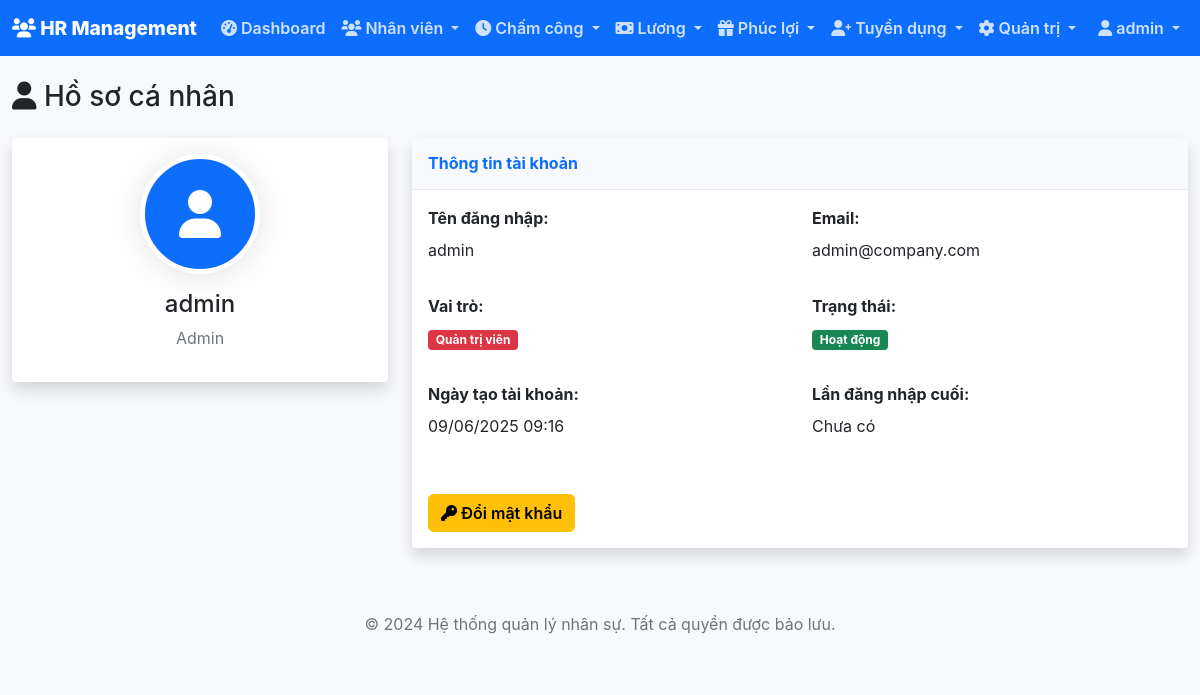
Screenshot of /profile (signed in) with the database file from the repository.
### app/models/user.py (models this page shows, shortened)
class User(UserMixin, db.Model):
    __tablename__ = 'users'
    id = db.Column(db.Integer, primary_key=True)
    username = db.Column(db.String(80), unique=True, nullable=False)
    email = db.Column(db.String(120), unique=True, nullable=False)
    password_hash = db.Column(db.String(255), nullable=False)
    role = db.Column(db.String(20), nullable=False, default='employee')  # admin, hr, leader, employee
    is_active = db.Column(db.Boolean, default=True)
    created_at = db.Column(db.DateTime, default=datetime.utcnow)
    last_login = db.Column(db.DateTime)
    employee = db.relationship('Employee', backref='user', uselist=False, cascade='all, delete-orphan')
    def has_permission(self, permission):
        permissions = {
            'admin': ['all'],
            'hr': ['employee_management', 'payroll', 'benefits', 'recruitment'],
            'leader': ['team_management', 'attendance_view'],
            'employee': ['self_view', 'attendance_self']
        }
        user_permissions = permissions.get(self.role, [])
        return permission in user_permissions or 'all' in user_permissions

### app/routes/main.py (the view)
@bp.route('/profile')
@login_required
def profile():
    return render_template('profile.html', user=current_user)

### app/models/user.py (called while the page is built)
@login_manager.user_loader
def load_user(user_id):
    return User.query.get(int(user_id))

### app/templates/profile.html (shortened to what this page needs)
{% extends "base.html" %}
{% block content %}
<div class="row">
    <div class="col-12">
        <h1 class="h3 mb-4">
            <i class="fas fa-user"></i> Hồ sơ cá nhân
        </h1>
    </div>
</div>
<div class="row">
    <div class="col-lg-4">
        <div class="card shadow">
            <div class="card-body text-center">
                {% if user.employee and user.employee.avatar %}
                    <img src="{{ url_for('static', filename=user.employee.avatar) }}" class="profile-avatar mb-3" alt="Avatar">
                {% else %}
                    <div class="profile-avatar mx-auto mb-3 bg-primary d-flex align-items-center justify-content-center">
                        <i class="fas fa-user fa-3x text-white"></i>
                    </div>
                {% endif %}
                <h4>{{ user.username }}</h4>
                <p class="text-muted">{{ user.role|title }}</p>
            </div>
        </div>
    </div>
    <div class="col-lg-8">
        <div class="card shadow">
            <div class="card-header py-3">
                <h6 class="m-0 fw-bold text-primary">Thông tin tài khoản</h6>
            </div>
            <div class="card-body">
                <div class="row">
                    <div class="col-md-6 mb-3">
                        <label class="form-label fw-bold">Tên đăng nhập:</label>
                        <p>{{ user.username }}</p>
                    </div>
                    <div class="col-md-6 mb-3">
                        <label class="form-label fw-bold">Email:</label>
                        <p>{{ user.email }}</p>
                    </div>
                    <div class="col-md-6 mb-3">
                        <label class="form-label fw-bold">Vai trò:</label>
                        <p>
                            {% if user.role == 'admin' %}
                                <span class="badge bg-danger">Quản trị viên</span>
                            {% elif user.role == 'hr' %}
                                <span class="badge bg-warning">Nhân sự</span>
                            {% elif user.role == 'leader' %}
                                <span class="badge bg-info">Trưởng nhóm</span>
                            {% else %}
                                <span class="badge bg-primary">Nhân viên</span>
                            {% endif %}
                        </p>
                    </div>
                    <div class="col-md-6 mb-3">
                        <label class="form-label fw-bold">Trạng thái:</label>
                        <p>
                            {% if user.is_active %}
                                <span class="badge bg-success">Hoạt động</span>
                            {% else %}
                                <span class="badge bg-secondary">Không hoạt động</span>
                            {% endif %}
                        </p>
                    </div>
                    <div class="col-md-6 mb-3">
                        <label class="form-label fw-bold">Ngày tạo tài khoản:</label>
                        <p>{{ user.created_at.strftime('%d/%m/%Y %H:%M') }}</p>
                    </div>
                    <div class="col-md-6 mb-3">
                        <label class="form-label fw-bold">Lần đăng nhập cuối:</label>
                        <p>
                            {% if user.last_login %}
                                {{ user.last_login.strftime('%d/%m/%Y %H:%M') }}
                            {% else %}
                                Chưa có
                            {% endif %}
                        </p>
                    </div>
                </div>
                <div class="mt-4">
                    <a href="{{ url_for('auth.change_password') }}" class="btn btn-warning">
                        <i class="fas fa-key"></i> Đổi mật khẩu
                    </a>
                </div>
            </div>
        </div>
    </div>
</div>
{% endblock %}

### app/templates/base.html (shortened to what this page needs)
<!DOCTYPE html>
<html lang="vi">
<head>
    <link href="https://cdn.jsdelivr.net/npm/bootstrap@5.1.3/dist/css/bootstrap.min.css" rel="stylesheet">
    <link href="https://cdnjs.cloudflare.com/ajax/libs/font-awesome/6.0.0/css/all.min.css" rel="stylesheet">
    <link href="{{ url_for('static', filename='css/style.css') }}" rel="stylesheet">
</head>
<body>
    {% if current_user.is_authenticated %}
    <nav class="navbar navbar-expand-lg navbar-dark bg-primary">
        <div class="container-fluid">
            <a class="navbar-brand" href="{{ url_for('main.dashboard') }}">
                <i class="fas fa-users"></i> HR Management
            </a>
            <div class="collapse navbar-collapse" id="navbarNav">
                <ul class="navbar-nav me-auto">
                    <li class="nav-item">
                        <a class="nav-link" href="{{ url_for('main.dashboard') }}">
                            <i class="fas fa-tachometer-alt"></i> Dashboard
                        </a>
                    </li>
                    {% if current_user.has_permission('employee_management') or current_user.has_permission('all') %}
                    <li class="nav-item dropdown">
                        <a class="nav-link dropdown-toggle" href="#" id="employeeDropdown" role="button" data-bs-toggle="dropdown">
                            <i class="fas fa-users"></i> Nhân viên
                        </a>
                    </li>
                    {% endif %}
                    <li class="nav-item dropdown">
                        <a class="nav-link dropdown-toggle" href="#" id="attendanceDropdown" role="button" data-bs-toggle="dropdown">
                            <i class="fas fa-clock"></i> Chấm công
                        </a>
                    </li>
                    <li class="nav-item dropdown">
                        <a class="nav-link dropdown-toggle" href="#" id="payrollDropdown" role="button" data-bs-toggle="dropdown">
                            <i class="fas fa-money-bill"></i> Lương
                        </a>
                    </li>
                    <li class="nav-item dropdown">
                        <a class="nav-link dropdown-toggle" href="#" id="benefitsDropdown" role="button" data-bs-toggle="dropdown">
                            <i class="fas fa-gift"></i> Phúc lợi
                        </a>
                    </li>
                    {% if current_user.has_permission('recruitment') or current_user.has_permission('all') %}
                    <li class="nav-item dropdown">
                        <a class="nav-link dropdown-toggle" href="#" id="recruitmentDropdown" role="button" data-bs-toggle="dropdown">
                            <i class="fas fa-user-plus"></i> Tuyển dụng
                        </a>
                    </li>
                    {% endif %}
                    {% if current_user.has_permission('all') or current_user.has_role('hr') %}
                    <li class="nav-item dropdown">
                        <a class="nav-link dropdown-toggle" href="#" id="adminDropdown" role="button" data-bs-toggle="dropdown">
                            <i class="fas fa-cog"></i> Quản trị
                        </a>
                    </li>
                    {% endif %}
                </ul>
                <ul class="navbar-nav">
                    <li class="nav-item dropdown">
                        <a class="nav-link dropdown-toggle" href="#" id="userDropdown" role="button" data-bs-toggle="dropdown">
                            <i class="fas fa-user"></i> {{ current_user.username }}
                        </a>
                    </li>
                </ul>
            </div>
        </div>
    </nav>
    {% endif %}
    <main class="container-fluid mt-4">
        {% block content %}{% endblock %}
    </main>
    <footer class="bg-light text-center text-muted py-3 mt-5">
        <div class="container">
            <p>&copy; 2024 Hệ thống quản lý nhân sự. Tất cả quyền được bảo lưu.</p>
        </div>
    </footer>
</body>
</html>

### app/static/css/style.css (style rules this page uses)
:root { --primary-color: #4e73df; --secondary-color: #858796; --success-color: #1cc88a; --info-color: #36b9cc; --warning-color: #f6c23e; --danger-color: #e74a3b; --light-color: #f8f9fc; --dark-color: #5a5c69; }
body { font-family: 'Nunito', -apple-system, BlinkMacSystemFont, 'Segoe UI', 'Roboto', 'Helvetica Neue', Arial, sans-serif; background-color: var(--light-color); }
.navbar-brand { font-weight: 800; font-size: 1.2rem; }
.navbar-nav .nav-link { font-weight: 600; color: rgba(255, 255, 255, 0.8) !important; }
.card { border: none; box-shadow: 0 0.15rem 1.75rem 0 rgba(58, 59, 69, 0.15); }
.card-header { background-color: var(--light-color); border-bottom: 1px solid #e3e6f0; }
.btn { font-weight: 600; border-radius: 0.35rem; }
.profile-avatar { width: 120px; height: 120px; border-radius: 50%; border: 5px solid white; box-shadow: 0 0.15rem 1.75rem 0 rgba(58, 59, 69, 0.15); }

### rows the page displays
User: username "admin", role "Admin", email "admin@company.com", created_at "09/06/2025 09:16"
